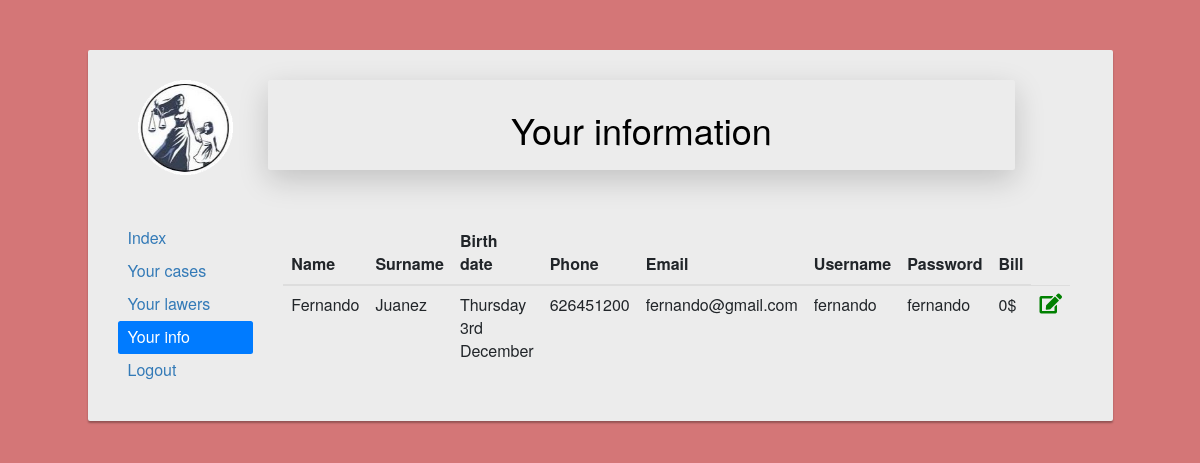
The page /personalArea/Client/Info/index.php (signed in) on the database its author committed.
### tables this page shows
CREATE TABLE `clients` (
  `client_ID` bigint(20) UNSIGNED NOT NULL,
  `name` varchar(50) NOT NULL,
  `surname` varchar(70) NOT NULL,
  `birth_date` date NOT NULL,
  `phone` int(11) NOT NULL,
  `email` varchar(70) NOT NULL,
  `username` varchar(15) NOT NULL,
  `password` varchar(25) NOT NULL,
  `bill` float NOT NULL
);

### personalArea/Client/Info/index.php (the view, shortened to what this page needs)
<!DOCTYPE html>
<html lang="en">
    <head>
        <link rel="stylesheet" href="https://stackpath.bootstrapcdn.com/bootstrap/4.3.1/css/bootstrap.min.css">
        <link rel="stylesheet" href="https://maxcdn.bootstrapcdn.com/bootstrap/3.3.7/css/bootstrap.min.css">
        <link rel="stylesheet" href="https://maxcdn.bootstrapcdn.com/font-awesome/4.7.0/css/font-awesome.min.css">
        <link rel="stylesheet" href="https://use.fontawesome.com/releases/v5.8.1/css/all.css">
    </head>
    <body>
            <?php
                $db = connectDb();
            ?>
        <div class="container-fluid content">
            <div class="row">
                <div class="col-10 offset-1 insideContainer">
                    <div class="row">
                        <div class="col-2 avatar">
                            <img src="../../../img/iconAvatar.png" alt="Avatar">
                        </div>
                        <div class="col-9 shadow-lg p-3 mb-5 bg-#70c5c0 rounded">
                            <h1 class="h1" style="text-align: center">Your information</h1>
                        </div>
                    </div>
                    <br>
                    <div class="row">
                        <div class="col-2">
                                <div class="nav flex-column nav-pills" id="v-pills-tab" role="tablist" aria-orientation="vertical">
                                    <a class='nav-link' href='../../Client/'>Index</a>
                                    <a class='nav-link' href='../Cases/'>Your cases</a>
                                    <a class='nav-link' href="../Lawer/">Your lawers</a>
                                    <a class="nav-link active" href="../Info/">Your info</a>
                                    <a class="nav-link" href="../../../login/logout.php">Logout</a>
                                </div>
                        </div>
                            <div class="col-9">
                                <?php
                                    $listQuery = mysqli_fetch_array(mysqli_query($db, "SELECT * FROM clients WHERE client_ID = '$_SESSION[id_user]'"));
                                    echo "<table class='table'>";
                                        echo "<thead>";
                                            echo "<tr>";
                                                echo "<th scope='col'>Name</th>";
                                                echo "<th scope='col'>Surname</th>";
                                                echo "<th scope='col'>Birth date</th>";
                                                echo "<th scope='col'>Phone</th>";
                                                echo "<th scope='col'>Email</th>";
                                                echo "<th scope='col'>Username</th>";
                                                echo "<th scope='col'>Password</th>";
                                                echo "<th scope='col'>Bill</th>";
                                            echo "</tr>";
                                        echo "</thead>";
                                        echo "<tbody>";
                                            echo "<tr>";
                                                echo "<td>".$listQuery["name"]."</td>";
                                                echo "<td>".$listQuery["surname"]."</td>";
                                                $bDateFormatted = date("l jS F ", strtotime($listQuery["birth_date"]));
                                                echo "<td>".$bDateFormatted."</td>";
                                                echo "<td>".$listQuery["phone"]."</td>";
                                                echo "<td>".$listQuery["email"]."</td>";
                                                echo "<td>".$listQuery["username"]."</td>";
                                                echo "<td>".$listQuery["password"]."</td>";
                                                echo "<td>".$listQuery["bill"]."$</td>";
                                                echo "<td style='text-align: center'><a href='modify.php?client=$listQuery[client_ID]'><i class='fa fa-edit' style='font-size:20px;color:green'></i></a></td>";
                                            echo "</tr>";
                                        echo "</tbody>";
                                    echo "</table>";
                                ?>
                            </div>
                    </div>
                </div>
            </div>
        </div>
    </body>
</html>

### personalArea/Client/Info/index.php (style rules this page uses)
html, body { overflow-x: hidden; }
body { color: #fff; background: #d47677; }
.content { margin: 0 auto; padding: 50px 0px 300px; }
.insideContainer { color:black; border-radius: 2px; margin-bottom: 15px; font-size: 16px; background: #ececec; box-shadow: 0px 2px 2px rgba(0, 0, 0, 0.3); padding: 30px; position: relative; width:80vw; }
.avatar { text-align: center; }
.avatar img { width: 95px; height: 95px; }

### rows shown on the page
clients: name "Fernando", surname "Juanez", birth_date "Thursday 3rd December", phone "626451200", email "fernando@gmail.com", username "fernando", password "fernando", bill "0"
